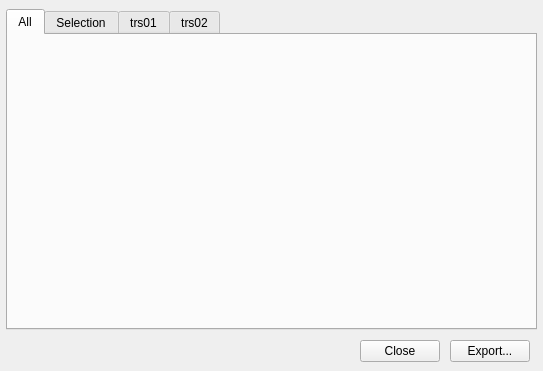
<?xml version="1.0" encoding="UTF-8"?>
<ui version="4.0">
 <class>Statistics</class>
 <widget class="QWidget" name="Statistics">
  <property name="geometry">
   <rect>
    <x>0</x>
    <y>0</y>
    <width>543</width>
    <height>371</height>
   </rect>
  </property>
  <property name="windowTitle">
   <string>Form</string>
  </property>
  <widget class="QTabWidget" name="tabWidget">
   <property name="geometry">
    <rect>
     <x>6</x>
     <y>9</y>
     <width>531</width>
     <height>321</height>
    </rect>
   </property>
   <property name="currentIndex">
    <number>0</number>
   </property>
   <widget class="QWidget" name="tab_2">
    <attribute name="title">
     <string>All</string>
    </attribute>
   </widget>
   <widget class="QWidget" name="tab">
    <attribute name="title">
     <string>Selection</string>
    </attribute>
   </widget>
   <widget class="QWidget" name="tab_3">
    <attribute name="title">
     <string>trs01</string>
    </attribute>
   </widget>
   <widget class="QWidget" name="tab_4">
    <attribute name="title">
     <string>trs02</string>
    </attribute>
   </widget>
  </widget>
  <widget class="QPushButton" name="pushButton">
   <property name="geometry">
    <rect>
     <x>450</x>
     <y>340</y>
     <width>80</width>
     <height>22</height>
    </rect>
   </property>
   <property name="text">
    <string>Export...</string>
   </property>
  </widget>
  <widget class="QPushButton" name="pushButton_2">
   <property name="geometry">
    <rect>
     <x>360</x>
     <y>340</y>
     <width>80</width>
     <height>22</height>
    </rect>
   </property>
   <property name="text">
    <string>Close</string>
   </property>
  </widget>
 </widget>
 <resources/>
 <connections/>
</ui>
